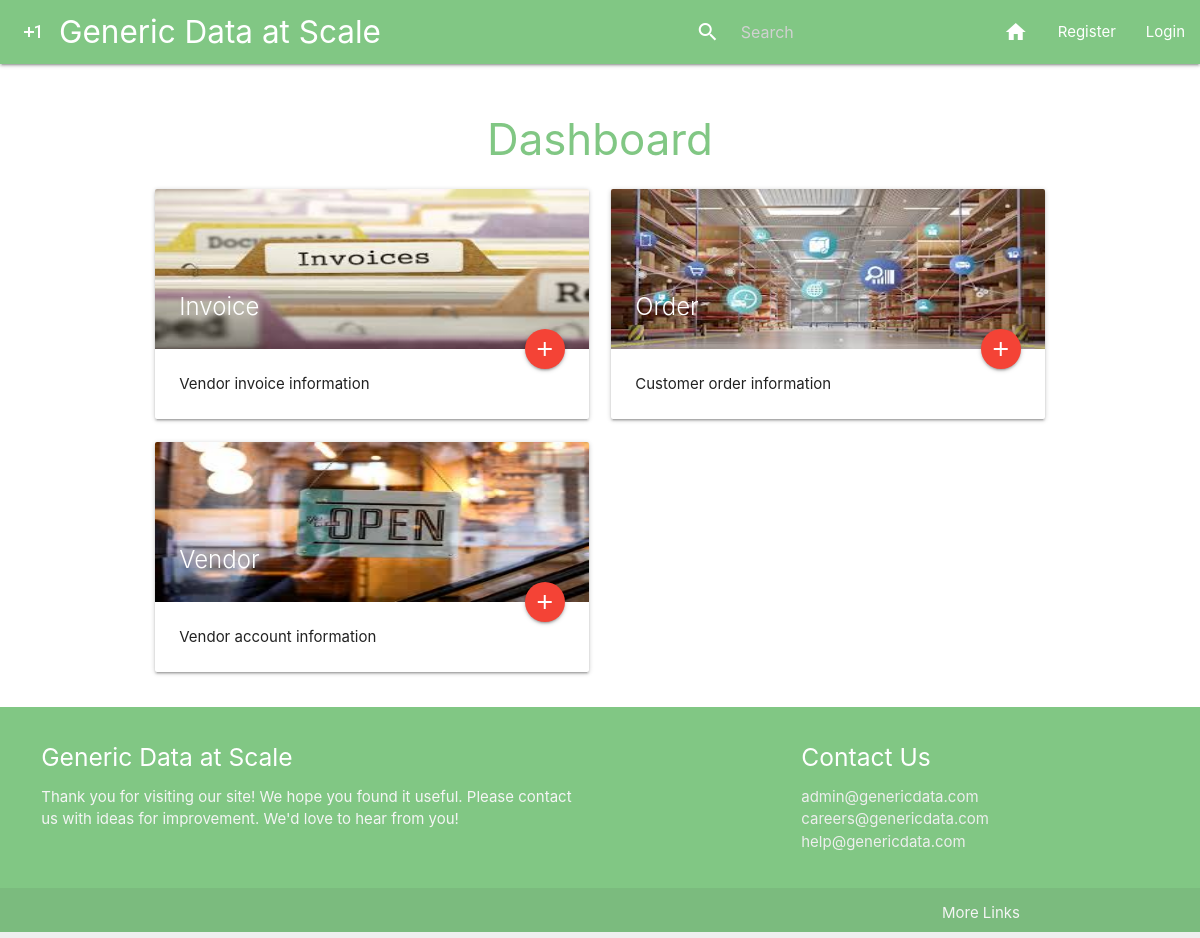
Before: / with the older database file.
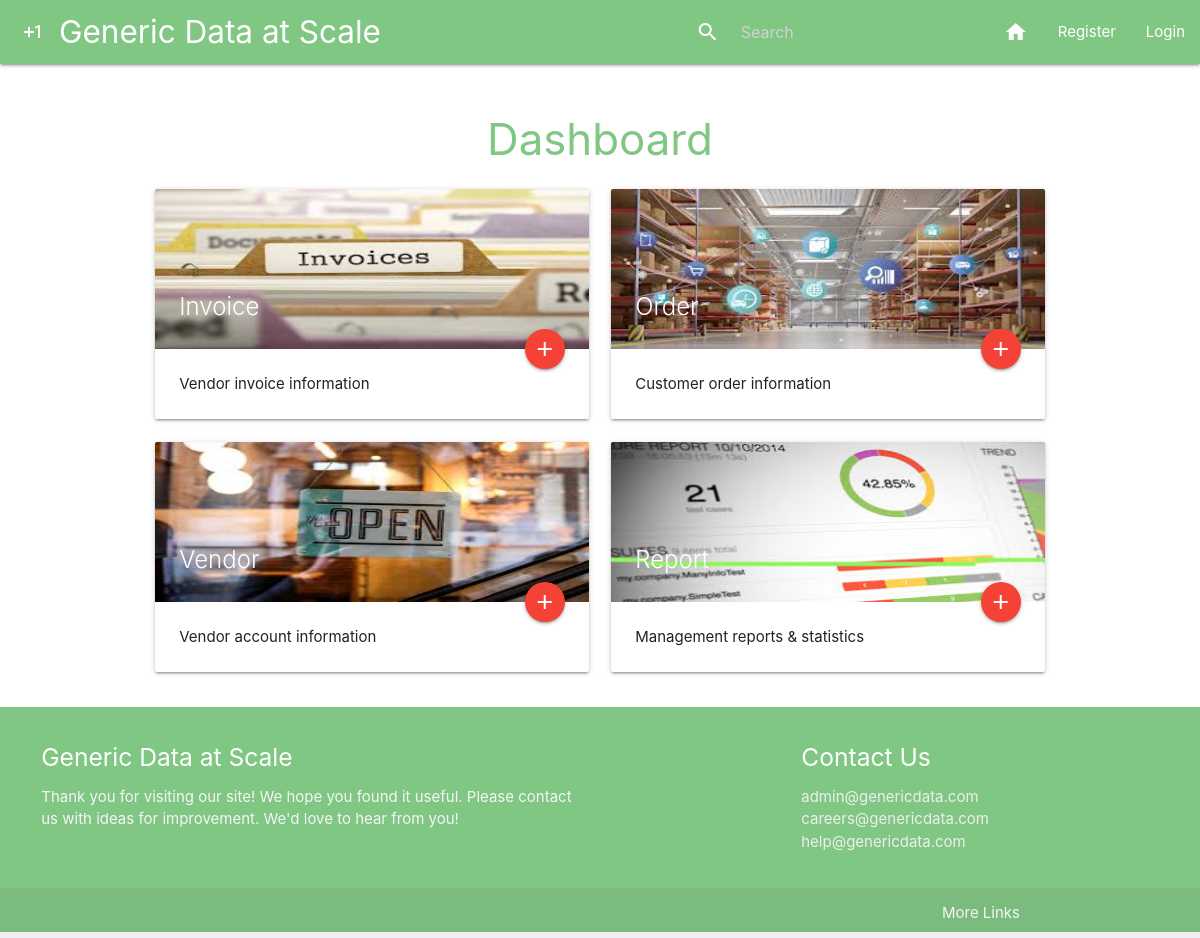
After: the same page with the newer database file.
### main/models.py (models this page shows, shortened)
class Schema(models.Model):
    schema_name = models.CharField("schema name", max_length=200, blank=False)
    schema_description = models.CharField("schema_description", max_length=200, blank=True)
    string1 = models.CharField("string1", max_length=200, blank=False)
    string2 = models.CharField("string2", max_length=200, blank=True)
    string3 = models.CharField("string3", max_length=200, blank=True)
    string4 = models.CharField("string4", max_length=200, blank=True)
    string5 = models.CharField("string5", max_length=200, blank=True)
    string6 = models.CharField("string6", max_length=200, blank=True)
    string7 = models.CharField("string7", max_length=200, blank=True)
    string8 = models.CharField("string8", max_length=200, blank=True)
    string9 = models.CharField("string9", max_length=200, blank=True)
    string10 = models.CharField("string10", max_length=200, blank=True)
    date1 = models.CharField("date1", max_length=200, blank=True)
    date2 = models.CharField("date2", max_length=200, blank=True)
    date3 = models.CharField("date3", max_length=200, blank=True)
    date4 = models.CharField("date4", max_length=200, blank=True)
    date5 = models.CharField("date5", max_length=200, blank=True)
    float1 = models.CharField("float1", max_length=200, blank=True)
    float2 = models.CharField("float2", max_length=200, blank=True)
    float3 = models.CharField("float3", max_length=200, blank=True)
    float4 = models.CharField("float4", max_length=200, blank=True)
    float5 = models.CharField("float5", max_length=200, blank=True)
    int1 = models.CharField("int1", max_length=200, blank=True)
    int2 = models.CharField("int2", max_length=200, blank=True)
    int3 = models.CharField("int3", max_length=200, blank=True)
    int4 = models.CharField("int4", max_length=200, blank=True)
    int5 = models.CharField("int5", max_length=200, blank=True)
    status = models.CharField("status", max_length=200, blank=True)
    photo = models.ImageField(upload_to="media",
                                     default = os.path.join(settings.MEDIA_URL,"placeholder.jpeg"))
    class Meta():
        verbose_name_plural = "Schemas"

### main/views.py (the view)
# urls.py: path("", views.homepage, name="homepage"),
def homepage(request):
    context = {}
    title = "Dashboard"
    schemas = Schema.objects.all()
    context["title"] = title
    context["schemas"] = schemas
    return render(request=request,
                  template_name="main/homepage.html",
                  context=context)

### main/templates/main/homepage.html
{% extends 'main/header.html' %}
{% block content %}
{% load static %}
    <h3 style="color: #81C784; text-align: center">{{ title }}</h3>
    <div class="row" style="width: 80%;">
        {% for schema in schemas %}
            <div class="col s12 m6">
                <div class="card hoverable">
                    <div class="card-image">
                        <img src="{{ schema.photo }}" alt="Category image" style="height:20%;">
                        <span class="card-title">{{schema.schema_name}}</span>
                        <a href="generic_update/{{schema.schema_name}}/" class="btn-floating halfway-fab waves-effect waves-light red"><i class="material-icons">add</i></a>
                    </div>
                    <div class="card-content">
                        <p>{{schema.schema_description}}</p>
                    </div>
                </div>
            </div>
        {% endfor %}
    </div>
{% endblock %}

### main/templates/main/header.html (shortened to what this page needs)
<head>
    {% load static %}
    <link href="{% static 'main/css/materialize.css' %}" rel="stylesheet">
    <link href="//cdn.datatables.net/1.10.21/css/jquery.dataTables.min.css" rel="stylesheet">
</head>
<body>
    {% include "main/includes/navbar.html" %}
    <div class="container" style="min-height: calc(100vh - 285px); width: 95%">
        <br>
        {% block content %}
        {% endblock %}
    </div>
    {% include "main/includes/footer.html" %}
</body>

### main/templates/main/includes/navbar.html
<nav>
    <div class="nav-wrapper">
        <a href="#" class="brand-logo"><i class="medium material-icons" style="padding-left: 20px;">exposure_plus_1</i>Generic Data at Scale</a>
        <ul id="nav-mobile" class="right hide-on-med-and-down">
            <li>
                <form action="{{ request.path|slice:':-1' }}">
                    <div class="input-field">
                        <input id="search" type="search" placeholder="Search" name="q" style="color: silver; font-size: 16px;" required>
                        <label class="label-icon" for="search"><i class="material-icons">search</i></label>
                        <i class="material-icons">close</i>
                    </div>
                </form>
            </li>
            <li><a href="/"><i class="material-icons" style="padding-left: 0px;">home</i></a></li>
            {% if user.is_authenticated %}
                <li><a href="/profile/{{user.username}}" title="{{user.username}}"><i class="material-icons" style="padding-left: 0px;">account_circle</i></a></li>
                <li><a href="/logout">Logout</a></li>
            {% else %}
                <li><a href="/register">Register</a></li>
                <li><a href="/login">Login</a></li>
            {% endif %}
        </ul>
    </div>
</nav>

### main/templates/main/includes/footer.html
<footer class="page-footer" style="height: 225px;">
  <div class="container" style="width: 95%;">
    <div class="row">
      <div class="col l6 s12">
        <h5 class="white-text">Generic Data at Scale</h5>
        <p class="grey-text text-lighten-4">Thank you for visiting our site! We hope you found it useful. Please contact us with ideas for improvement. We'd love to hear from you!</p>
      </div>
      <div class="col l4 offset-l2 s12">
        <h5 class="white-text">Contact Us</h5>
        <ul>
          <li><a class="grey-text text-lighten-3" href="#!">admin@genericdata.com</a></li>
          <li><a class="grey-text text-lighten-3" href="#!">careers@genericdata.com</a></li>
          <li><a class="grey-text text-lighten-3" href="#!">help@genericdata.com</a></li>
        </ul>
      </div>
    </div>
  </div>
  <div class="footer-copyright">
    <div class="container">
    <a class="grey-text text-lighten-4 right" href="#!">More Links</a>
    </div>
  </div>
</footer>

Changed rows visible on the page:
added Schema: photo (picture), schema_name "Report", schema_description "Management reports & statistics"
